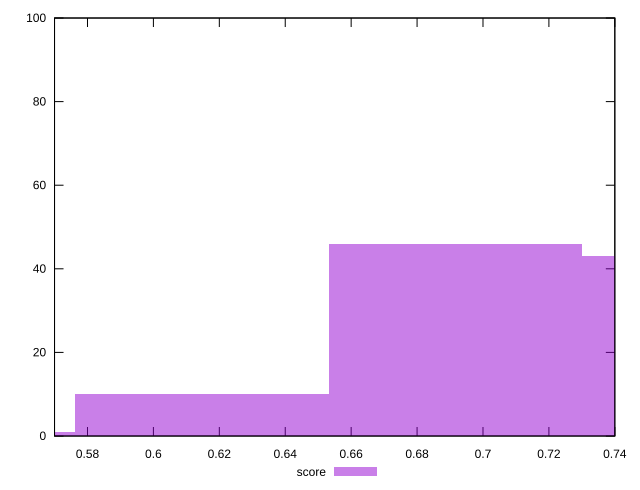

Recreate this plot in gnuplot.
reset

$score <<EOF
0.5379257230226939 1
0.6916187867434636 46
0.7684653186038484 43
0.6147722548830787 10
EOF

set key outside below
set boxwidth 0.07684653186038484
set xrange [0.57:0.74]
set yrange [0:100]
set trange [0:100]
set style fill transparent solid 0.5 noborder
set terminal svg size 640, 490 enhanced background rgb 'white'
set output "report_00018_2021-02-10T15-25-16.877Z/render-blocking-resources/samples/pages+cached+noadtech/score/histogram.svg"

plot $score title "score" with boxes

reset
